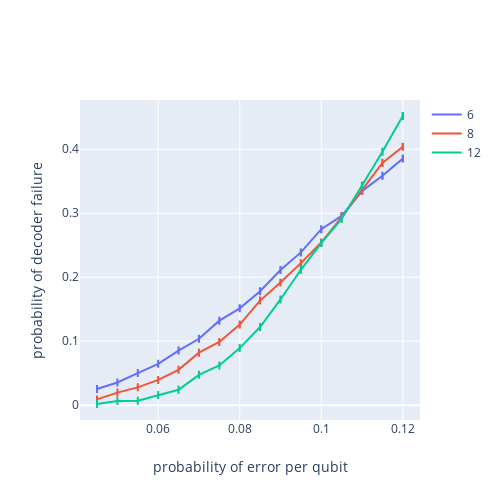

Notebook cell for this chart:
### Code cell
plot_plotly(x, y, [6, 8, 12], errors)
